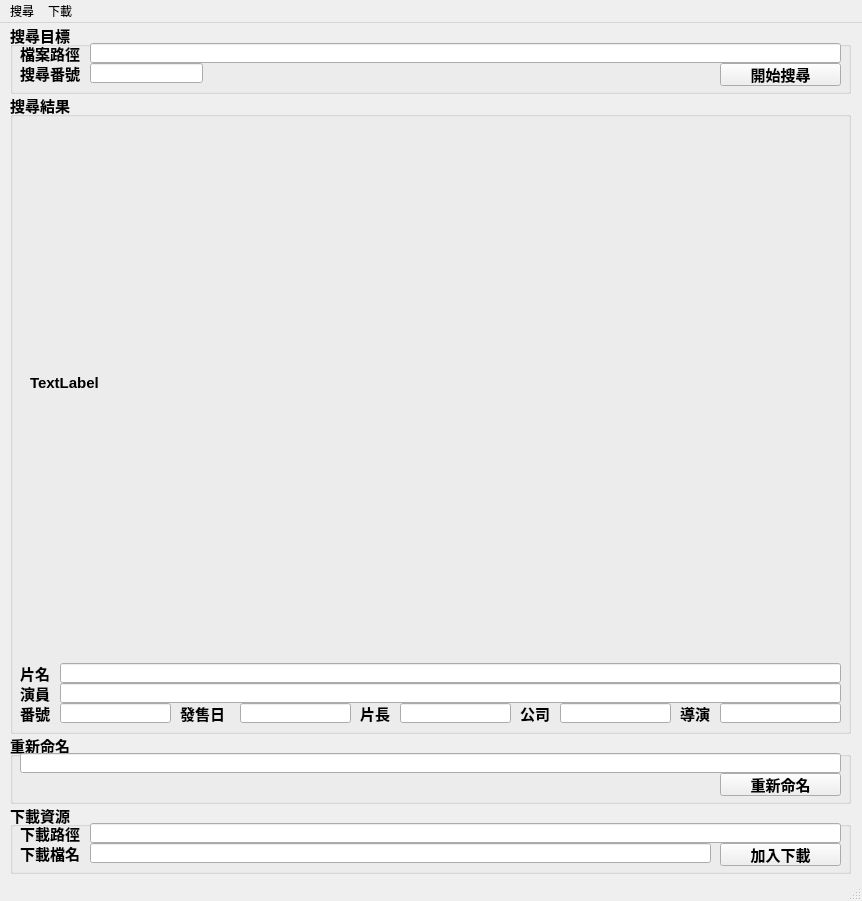
<?xml version="1.0" encoding="UTF-8"?>
<ui version="4.0">
 <class>MainWindow</class>
 <widget class="QMainWindow" name="MainWindow">
  <property name="geometry">
   <rect>
    <x>0</x>
    <y>0</y>
    <width>862</width>
    <height>901</height>
   </rect>
  </property>
  <property name="windowTitle">
   <string>Search</string>
  </property>
  <widget class="QWidget" name="centralwidget">
   <widget class="QGroupBox" name="groupBox">
    <property name="geometry">
     <rect>
      <x>10</x>
      <y>0</y>
      <width>841</width>
      <height>71</height>
     </rect>
    </property>
    <property name="font">
     <font>
      <family>Arial</family>
      <pointsize>11</pointsize>
      <weight>75</weight>
      <bold>true</bold>
     </font>
    </property>
    <property name="title">
     <string>搜尋目標</string>
    </property>
    <widget class="QLabel" name="label">
     <property name="geometry">
      <rect>
       <x>10</x>
       <y>20</y>
       <width>71</width>
       <height>21</height>
      </rect>
     </property>
     <property name="text">
      <string>檔案路徑</string>
     </property>
    </widget>
    <widget class="QLabel" name="label_2">
     <property name="geometry">
      <rect>
       <x>10</x>
       <y>40</y>
       <width>71</width>
       <height>21</height>
      </rect>
     </property>
     <property name="text">
      <string>搜尋番號</string>
     </property>
    </widget>
    <widget class="QLineEdit" name="lineEdit">
     <property name="geometry">
      <rect>
       <x>80</x>
       <y>20</y>
       <width>751</width>
       <height>20</height>
      </rect>
     </property>
    </widget>
    <widget class="QLineEdit" name="lineEdit_2">
     <property name="geometry">
      <rect>
       <x>80</x>
       <y>40</y>
       <width>113</width>
       <height>20</height>
      </rect>
     </property>
    </widget>
    <widget class="QPushButton" name="pushButton">
     <property name="geometry">
      <rect>
       <x>710</x>
       <y>40</y>
       <width>121</width>
       <height>23</height>
      </rect>
     </property>
     <property name="text">
      <string>開始搜尋</string>
     </property>
    </widget>
   </widget>
   <widget class="QGroupBox" name="groupBox_2">
    <property name="geometry">
     <rect>
      <x>10</x>
      <y>70</y>
      <width>841</width>
      <height>641</height>
     </rect>
    </property>
    <property name="font">
     <font>
      <family>Arial</family>
      <pointsize>11</pointsize>
      <weight>75</weight>
      <bold>true</bold>
     </font>
    </property>
    <property name="title">
     <string>搜尋結果</string>
    </property>
    <widget class="QLabel" name="label_3">
     <property name="geometry">
      <rect>
       <x>20</x>
       <y>20</y>
       <width>800</width>
       <height>540</height>
      </rect>
     </property>
     <property name="text">
      <string>TextLabel</string>
     </property>
    </widget>
    <widget class="QLabel" name="label_4">
     <property name="geometry">
      <rect>
       <x>10</x>
       <y>570</y>
       <width>41</width>
       <height>21</height>
      </rect>
     </property>
     <property name="text">
      <string>片名</string>
     </property>
    </widget>
    <widget class="QLineEdit" name="lineEdit_3">
     <property name="geometry">
      <rect>
       <x>50</x>
       <y>570</y>
       <width>781</width>
       <height>20</height>
      </rect>
     </property>
    </widget>
    <widget class="QLabel" name="label_5">
     <property name="geometry">
      <rect>
       <x>10</x>
       <y>590</y>
       <width>41</width>
       <height>21</height>
      </rect>
     </property>
     <property name="text">
      <string>演員</string>
     </property>
    </widget>
    <widget class="QLabel" name="label_6">
     <property name="geometry">
      <rect>
       <x>10</x>
       <y>610</y>
       <width>41</width>
       <height>21</height>
      </rect>
     </property>
     <property name="text">
      <string>番號</string>
     </property>
    </widget>
    <widget class="QLabel" name="label_7">
     <property name="geometry">
      <rect>
       <x>350</x>
       <y>610</y>
       <width>41</width>
       <height>21</height>
      </rect>
     </property>
     <property name="text">
      <string>片長</string>
     </property>
    </widget>
    <widget class="QLabel" name="label_8">
     <property name="geometry">
      <rect>
       <x>170</x>
       <y>610</y>
       <width>51</width>
       <height>21</height>
      </rect>
     </property>
     <property name="text">
      <string>發售日</string>
     </property>
    </widget>
    <widget class="QLineEdit" name="lineEdit_4">
     <property name="geometry">
      <rect>
       <x>50</x>
       <y>590</y>
       <width>781</width>
       <height>20</height>
      </rect>
     </property>
    </widget>
    <widget class="QLineEdit" name="lineEdit_5">
     <property name="geometry">
      <rect>
       <x>50</x>
       <y>610</y>
       <width>111</width>
       <height>20</height>
      </rect>
     </property>
    </widget>
    <widget class="QLineEdit" name="lineEdit_6">
     <property name="geometry">
      <rect>
       <x>230</x>
       <y>610</y>
       <width>111</width>
       <height>20</height>
      </rect>
     </property>
    </widget>
    <widget class="QLineEdit" name="lineEdit_7">
     <property name="geometry">
      <rect>
       <x>390</x>
       <y>610</y>
       <width>111</width>
       <height>20</height>
      </rect>
     </property>
    </widget>
    <widget class="QLabel" name="label_9">
     <property name="geometry">
      <rect>
       <x>510</x>
       <y>610</y>
       <width>41</width>
       <height>21</height>
      </rect>
     </property>
     <property name="text">
      <string>公司</string>
     </property>
    </widget>
    <widget class="QLineEdit" name="lineEdit_8">
     <property name="geometry">
      <rect>
       <x>550</x>
       <y>610</y>
       <width>111</width>
       <height>20</height>
      </rect>
     </property>
    </widget>
    <widget class="QLabel" name="label_10">
     <property name="geometry">
      <rect>
       <x>670</x>
       <y>610</y>
       <width>41</width>
       <height>21</height>
      </rect>
     </property>
     <property name="text">
      <string>導演</string>
     </property>
    </widget>
    <widget class="QLineEdit" name="lineEdit_9">
     <property name="geometry">
      <rect>
       <x>710</x>
       <y>610</y>
       <width>121</width>
       <height>20</height>
      </rect>
     </property>
    </widget>
   </widget>
   <widget class="QGroupBox" name="groupBox_3">
    <property name="geometry">
     <rect>
      <x>10</x>
      <y>710</y>
      <width>841</width>
      <height>71</height>
     </rect>
    </property>
    <property name="font">
     <font>
      <family>Arial</family>
      <pointsize>11</pointsize>
      <weight>75</weight>
      <bold>true</bold>
     </font>
    </property>
    <property name="title">
     <string>重新命名</string>
    </property>
    <widget class="QPushButton" name="pushButton_2">
     <property name="geometry">
      <rect>
       <x>710</x>
       <y>40</y>
       <width>121</width>
       <height>23</height>
      </rect>
     </property>
     <property name="text">
      <string>重新命名</string>
     </property>
    </widget>
    <widget class="QLineEdit" name="lineEdit_10">
     <property name="geometry">
      <rect>
       <x>10</x>
       <y>20</y>
       <width>821</width>
       <height>20</height>
      </rect>
     </property>
    </widget>
   </widget>
   <widget class="QGroupBox" name="groupBox_4">
    <property name="geometry">
     <rect>
      <x>10</x>
      <y>780</y>
      <width>841</width>
      <height>71</height>
     </rect>
    </property>
    <property name="font">
     <font>
      <family>Arial</family>
      <pointsize>11</pointsize>
      <weight>75</weight>
      <bold>true</bold>
     </font>
    </property>
    <property name="title">
     <string>下載資源</string>
    </property>
    <widget class="QPushButton" name="pushButton_3">
     <property name="geometry">
      <rect>
       <x>710</x>
       <y>40</y>
       <width>121</width>
       <height>23</height>
      </rect>
     </property>
     <property name="text">
      <string>加入下載</string>
     </property>
    </widget>
    <widget class="QLineEdit" name="lineEdit_11">
     <property name="geometry">
      <rect>
       <x>80</x>
       <y>20</y>
       <width>751</width>
       <height>20</height>
      </rect>
     </property>
    </widget>
    <widget class="QLineEdit" name="lineEdit_12">
     <property name="geometry">
      <rect>
       <x>80</x>
       <y>40</y>
       <width>621</width>
       <height>20</height>
      </rect>
     </property>
    </widget>
    <widget class="QLabel" name="label_11">
     <property name="geometry">
      <rect>
       <x>10</x>
       <y>20</y>
       <width>71</width>
       <height>21</height>
      </rect>
     </property>
     <property name="text">
      <string>下載路徑</string>
     </property>
    </widget>
    <widget class="QLabel" name="label_12">
     <property name="geometry">
      <rect>
       <x>10</x>
       <y>40</y>
       <width>71</width>
       <height>21</height>
      </rect>
     </property>
     <property name="text">
      <string>下載檔名</string>
     </property>
    </widget>
   </widget>
  </widget>
  <widget class="QMenuBar" name="menubar">
   <property name="geometry">
    <rect>
     <x>0</x>
     <y>0</y>
     <width>862</width>
     <height>22</height>
    </rect>
   </property>
   <widget class="QMenu" name="menu">
    <property name="title">
     <string>搜尋</string>
    </property>
   </widget>
   <widget class="QMenu" name="menu_2">
    <property name="title">
     <string>下載</string>
    </property>
   </widget>
   <addaction name="menu"/>
   <addaction name="menu_2"/>
  </widget>
  <widget class="QStatusBar" name="statusbar"/>
 </widget>
 <resources/>
 <connections/>
</ui>
